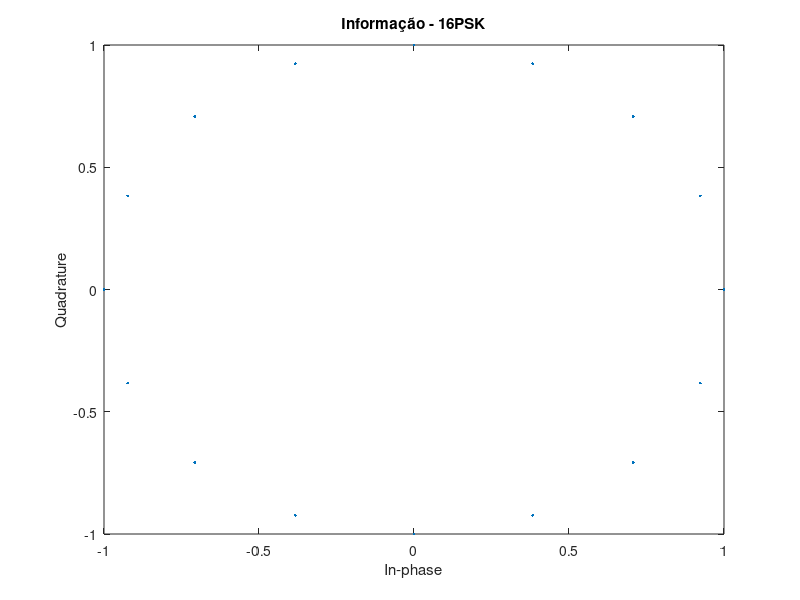
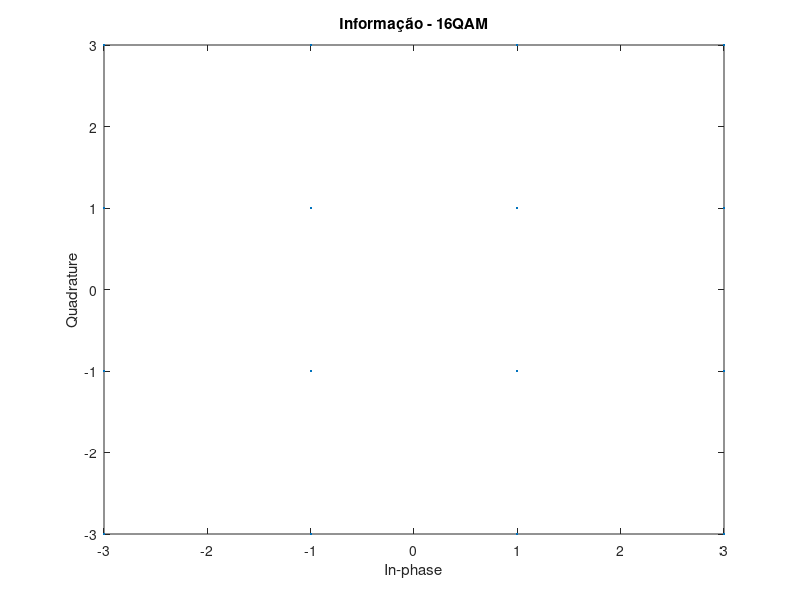
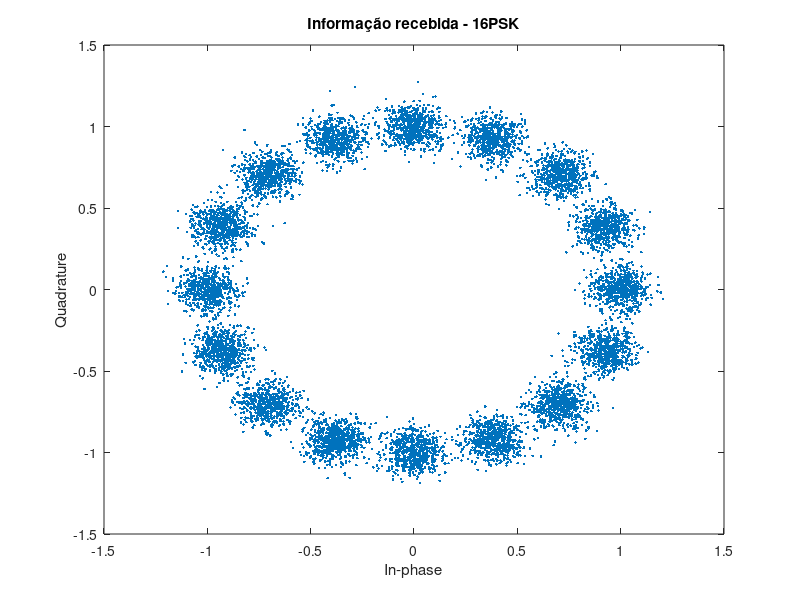
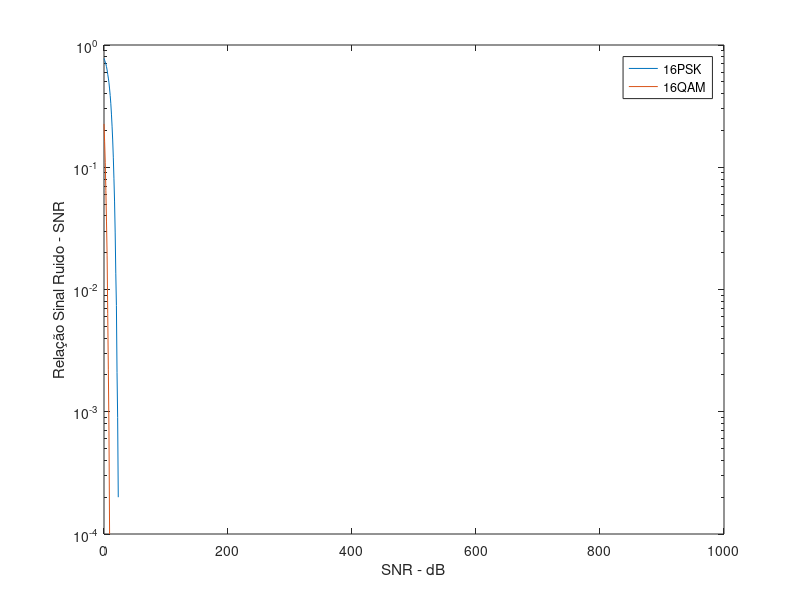

MATLAB code for these plots, in order:
%% PSK - Trabalhando com constelações
clc; close all; clear all;
%%

% Parâmetros 16PSK e 16QAM
bit=10000;SNR = 1000;

% Informação MPSK
n_16=16; 
info_16=randint(1,bit,n_16);

% Mapeando os inteiros em complexo
PSK_16 = pskmod(info_16,n_16);
QAM_16 = qammod(info_16,n_16);

% Informação modulada
scatterplot(PSK_16,20);title('Informação - 16PSK');
scatterplot(QAM_16,20);title('Informação - 16QAM');

% Recebe a informação
info_psk = awgn(PSK_16,20);
info_qam = awgn(QAM_16,20);

% Informação recebida
scatterplot(info_psk);title('Informação recebida - 16PSK');
scatterplot(info_qam);title('Informação recebida - 16QAM');

%Verifica o erro de simbolo e SNR
for R = 0:SNR
    info_psk = awgn(PSK_16,R); 
    info_qam = awgn(QAM_16,R); 
    
    PSK_Demod_16 = pskdemod(info_psk,n_16);
    QAM_Demod_16 = qamdemod(info_qam,n_16);
    
    [npsk(R+1),tpsk(R+1)]=symerr(info_16,PSK_Demod_16); 
    [nqam(R+1),tqam(R+1)]=symerr(info_16,QAM_Demod_16);
end

semilogy([0:SNR],tpsk,[0:SNR],tqam);
legend('16PSK','16QAM');
ylabel('Relação Sinal Ruido - SNR');xlabel('SNR - dB');

